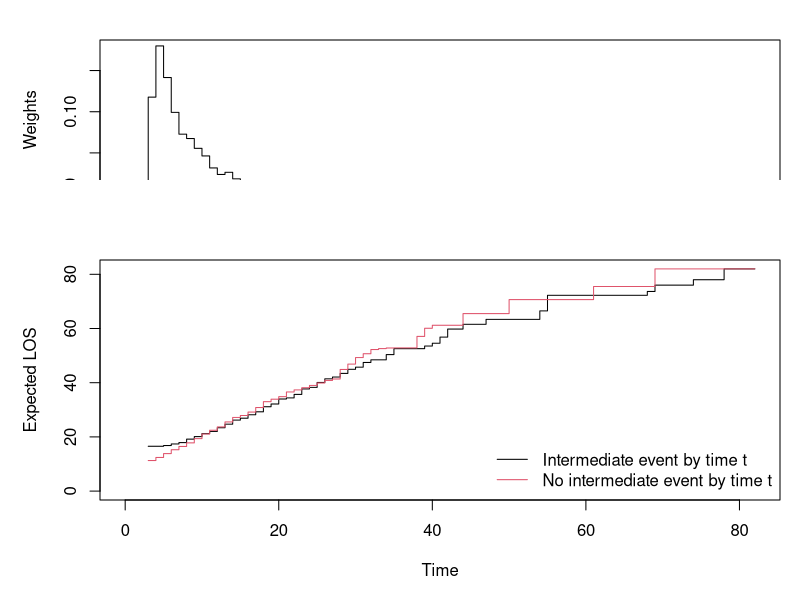

This chart was generated by the following R code:
library(etm)


### Name: clos
### Title: Change in Length of Stay
### Aliases: clos clos.etm clos.msfit
### Keywords: survival

### ** Examples

data(los.data)

## putting los.data in the long format
my.observ <- prepare.los.data(x=los.data)

tra <- matrix(FALSE, 4, 4)
tra[1, 2:4] <- TRUE
tra[2, 3:4] <- TRUE

tr.prob <- etm(my.observ, c("0","1","2","3"), tra, NULL, 0)

cLOS <- etm::clos(tr.prob)
plot(cLOS)


### Compute bootstrapped SE

## function that performs the bootstrap
## nboot: number of bootstrap samples. Other arguments are as in etm()
boot.clos <- function(data, state.names, tra, cens.name, s = 0, nboot) {
    res <- double(nboot)
    for (i in seq_len(nboot)) {
        index <- sample(unique(data$id), replace = TRUE)
        inds <- new.id <- NULL
        for (j in seq_along(index)){
            ind <- which(data$id == index[j])
            new.id <- c(new.id, rep(j, length(ind)))
            inds <- c(inds, ind)
        }
        dboot <- cbind(data[inds, ], new.id)
        dboot[, which(names(dboot) == "id")]
        dboot$id <- dboot$new.id
        tr.prob <- etm(dboot, state.names, tra, cens.name, s, cova = FALSE)
        res[i] <- etm::clos(tr.prob)$e.phi
    }
    res
}

## bootstrap
se <- sqrt(var(boot.clos(my.observ, c("0","1","2","3"), tra, NULL, 0,
                         nboot = 10)))
